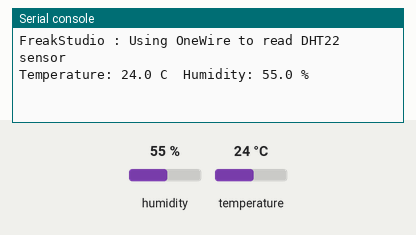
This program was run on a simulated MicroPython board. Parts: the last lines printed to the serial console. The inputs (shaded band) are chosen by the test bench; at power-on: humidity 55 %, temperature 24 °C.

Above: at 5.2 s.
5.3 s: humidity set to 22 %
At 6.4 s:
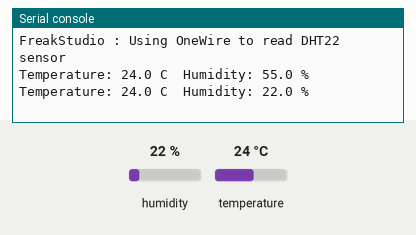
7.9 s: temperature set to 12 °C
At 8.8 s:
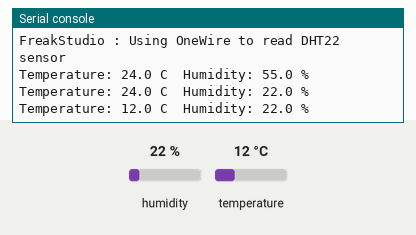
10.5 s: humidity set to 40 %
At 13.5 s:
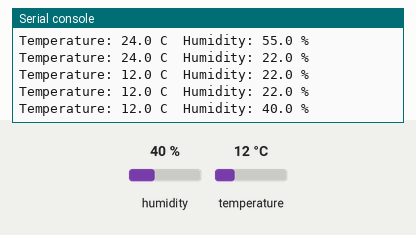
Timing chart, 0 to 15.0 s (numbered marks = the images above; inputs shaded):
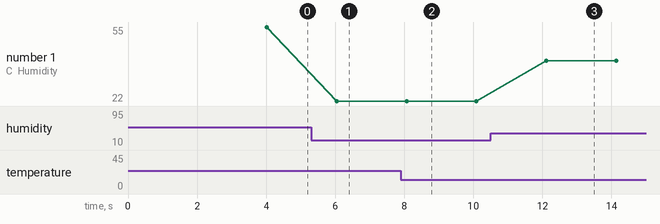

Measured:
- after the input at 5.3 s, the serial console: prints a new line after 0.75 s (image 1)
- after the input at 7.9 s, the serial console: prints a new line after 0.17 s (image 2)
- after the input at 10.5 s, the serial console: prints a new line after 1.6 s (image 3)
- plotted number 1: 22 → 40 after the input at 10.5 s

The program:

main.py
```python
# Python env   : MicroPython v1.23.0
# -*- coding: utf-8 -*-
# @Time    : 2025/9/1 上午11:22
# @Author  : ben0i0d
# @File    : main.py
# @Description : dht22驱动测试文件 测试输出温湿度

# ======================================== 导入相关模块 =========================================

from machine import Pin
import time
import dht

# ======================================== 全局变量 ============================================

# ======================================== 功能函数 ============================================

# ======================================== 自定义类 ============================================

# ======================================== 初始化配置 ===========================================

# 延时等待设备初始化
time.sleep(3)
# 打印调试信息
print("FreakStudio : Using OneWire to read DHT22 sensor")

# 延时1s，等待DHT22传感器上电完成
time.sleep(1)
# 假设数据脚接 GPIO6
d = dht.DHT22(Pin(6))

# ========================================  主程序  ============================================

while True:
    try:
        d.measure()
        temp = d.temperature()
        hum = d.humidity()
        print("Temperature: %.1f C  Humidity: %.1f %%" % (temp, hum))
    except Exception as e:
        print("Read error:", e)
    time.sleep(2)
```
